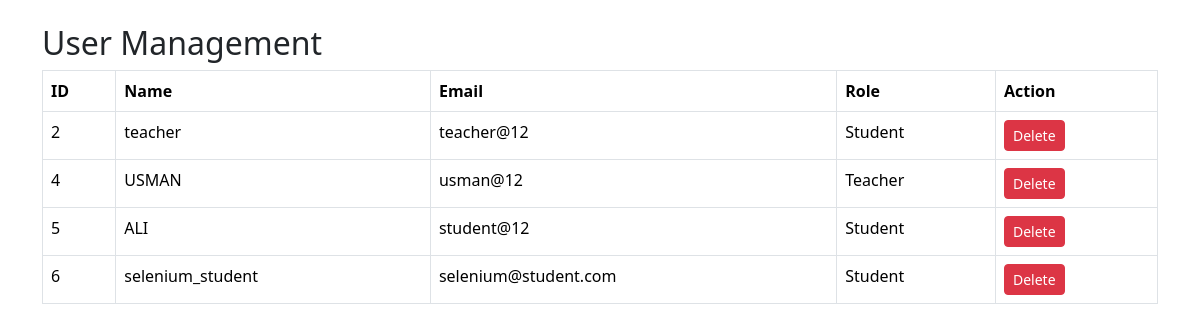
The app's page /admin/users (signed in) with its own data.
### models/user_model.py (models this page shows, shortened)
class User(db.Model):
    __tablename__ = "users"
    id = db.Column(db.Integer, primary_key=True)
    username = db.Column(db.String(100), nullable=False)
    email = db.Column(db.String(120), unique=True, nullable=False)
    password = db.Column(db.String(255), nullable=False)
    role = db.Column(db.String(20), nullable=False)

### routes/auth_routes.py (the view)
@app.route("/admin/users")
def manage_users():
    if session.get("role") != "Admin":
        return redirect("/login")
    users = User.query.filter(
        User.role != "Admin"
    ).all()
    return render_template(
        "manage_users.html",
        users=users
    )

### templates/manage_users.html (shortened to what this page needs)
<!DOCTYPE html>
<html>
<head>
<link href="https://cdn.jsdelivr.net/npm/bootstrap@5.3.3/dist/css/bootstrap.min.css"
rel="stylesheet">
</head>
<body>
<div class="container mt-4">
<h2>User Management</h2>
<table class="table table-bordered">
<tr>
<th>ID</th>
<th>Name</th>
<th>Email</th>
<th>Role</th>
<th>Action</th>
</tr>
{% for user in users %}
<tr>
<td>{{ user.id }}</td>
<td>{{ user.username }}</td>
<td>{{ user.email }}</td>
<td>{{ user.role }}</td>
<td>
<a
href="/admin/delete_user/{{ user.id }}"
class="btn btn-danger btn-sm">
Delete
</a>
</td>
</tr>
{% endfor %}
</table>
</div>
</body>
</html>

### records on screen
User: id "2", username "teacher", email "teacher@12", role "Student"
User: id "4", username "USMAN", email "usman@12", role "Teacher"
User: id "5", username "ALI", email "student@12", role "Student"
User: id "6", username "selenium_student", email "selenium@student.com", role "Student"
